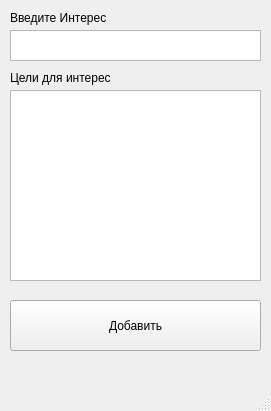
<?xml version="1.0" encoding="UTF-8"?>
<ui version="4.0">
 <class>AddInterest</class>
 <widget class="QMainWindow" name="AddInterest">
  <property name="geometry">
   <rect>
    <x>0</x>
    <y>0</y>
    <width>271</width>
    <height>411</height>
   </rect>
  </property>
  <property name="windowTitle">
   <string>MainWindow</string>
  </property>
  <widget class="QWidget" name="centralwidget">
   <widget class="QTextBrowser" name="textBrowser">
    <property name="geometry">
     <rect>
      <x>10</x>
      <y>30</y>
      <width>251</width>
      <height>31</height>
     </rect>
    </property>
   </widget>
   <widget class="QLabel" name="label">
    <property name="geometry">
     <rect>
      <x>10</x>
      <y>10</y>
      <width>161</width>
      <height>16</height>
     </rect>
    </property>
    <property name="text">
     <string>Введите Интерес</string>
    </property>
   </widget>
   <widget class="QLabel" name="label_2">
    <property name="geometry">
     <rect>
      <x>10</x>
      <y>70</y>
      <width>101</width>
      <height>16</height>
     </rect>
    </property>
    <property name="text">
     <string>Цели для интереса</string>
    </property>
   </widget>
   <widget class="QTextBrowser" name="textBrowser_2">
    <property name="geometry">
     <rect>
      <x>10</x>
      <y>90</y>
      <width>251</width>
      <height>191</height>
     </rect>
    </property>
   </widget>
   <widget class="QPushButton" name="pushButton">
    <property name="geometry">
     <rect>
      <x>10</x>
      <y>300</y>
      <width>251</width>
      <height>51</height>
     </rect>
    </property>
    <property name="text">
     <string>Добавить</string>
    </property>
   </widget>
  </widget>
  <widget class="QMenuBar" name="menubar">
   <property name="geometry">
    <rect>
     <x>0</x>
     <y>0</y>
     <width>271</width>
     <height>21</height>
    </rect>
   </property>
  </widget>
  <widget class="QStatusBar" name="statusbar"/>
 </widget>
 <resources/>
 <connections/>
</ui>
